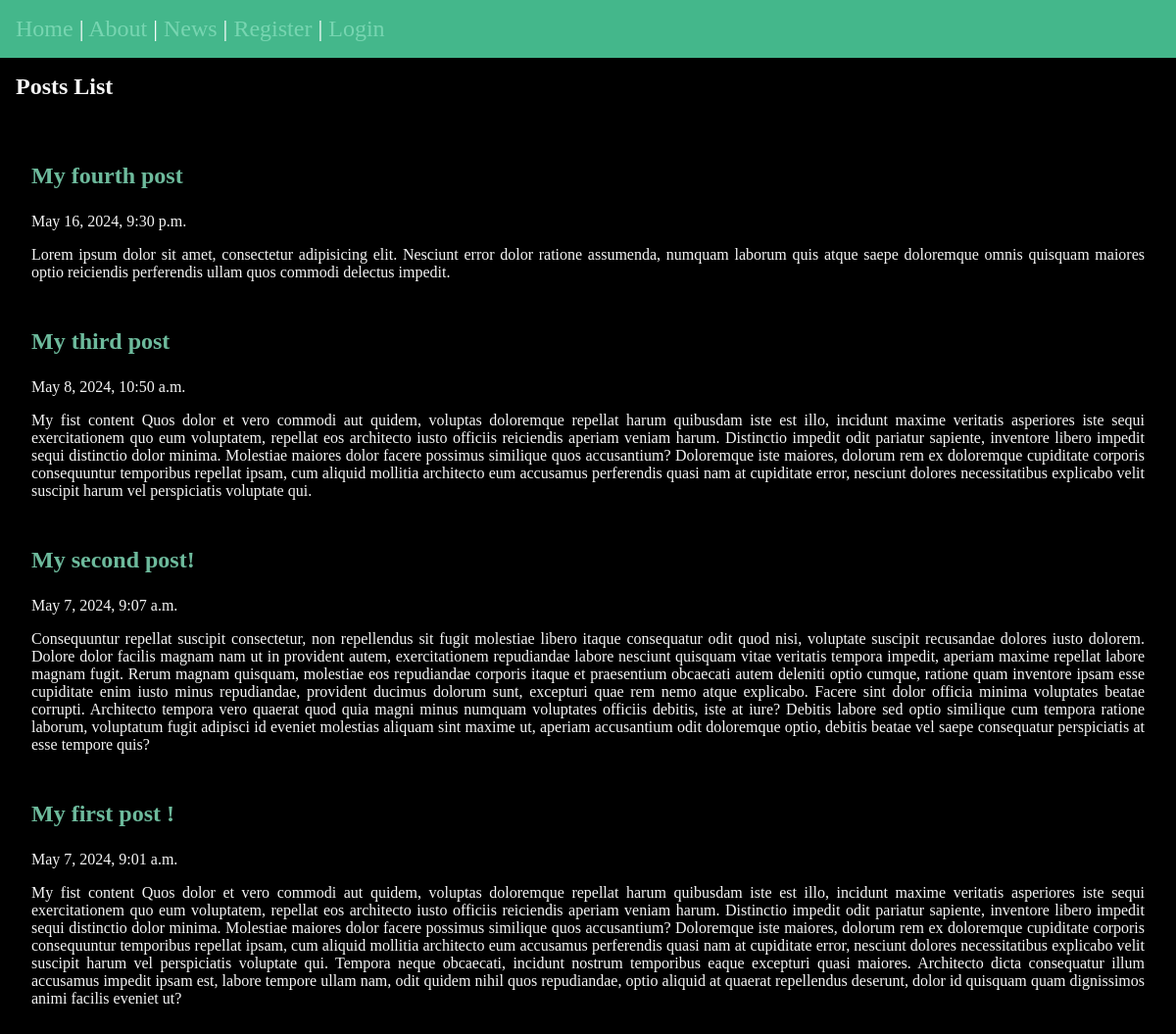
/posts/, run on the app's committed database.
### posts/models.py (models this page shows, shortened)
class Post(models.Model):
    title = models.CharField(max_length=75)
    body = models.TextField()
    slug = models.SlugField()
    date = models.DateTimeField(auto_now_add=True)
    banner = models.ImageField(default='fallback.png', blank=True)

### posts/views.py (the view)
# urls.py: path('', views.posts_list, name="posts-list"),
def posts_list(request):
    posts = Post.objects.all().order_by('-date')
    return render(request, 'posts/posts_list.html', {'posts': posts})

### posts/templates/posts/posts_list.html (shortened to what this page needs)
{% extends 'layout.html'%}
{% block content%}
<section>
  <h1> Posts List</h1>
  <ul>
    {% for post in posts  %}
    <li>
      <article class="post">
        <a href={% url 'posts:single-post' slug=post.slug %}>
          <h2>{{post.title}}</h2>
        </a>
        <p>{{post.date}}</p>
        <p>{{post.body}}</p>
      </article>
    </li>
    {% endfor %}
  </ul>
</section>
  {% endblock %}

### templates/layout.html (shortened to what this page needs)
<!DOCTYPE html>
{% load static %}
<html lang="en">
  <head>
    <link rel="stylesheet" href="{% static 'css/styles.css' %}" />
  </head>
  <body>
    <nav>
      <a href="/" aria-label="home page">Home</a> |
      <a href="/about" aria-label="about page">About</a> |
      <a href="{% url 'posts:posts-list' %}" aria-label="news page">News</a> |
      {% if user.is_authenticated %}
        <a href="{% url 'posts:new-post' %}" aria-label="new post">New post</a> |
        <form action="{%url 'users:logout' %}" method="POST" class="logout">
          {% csrf_token %}
          <button class="logout-button" aria-label="User Logout button" title="User Logout">Logout</button>
        </form>
      {% else %}
        <a href="{% url 'users:register' %}" aria-label="register">Register</a> |
        <a href="{% url 'users:login' %}" aria-label="login">Login</a>
      {% endif %}
    </nav>
    <main>{%block content%} {%endblock %}</main>
  </body>
</html>

### static/css/styles.css (style rules this page uses)
* { margin: 0; padding: 0; box-sizing: border-box; }
body { min-height: 100vh; background-color: black; color: whitesmoke; }
nav { padding: 1rem; background-color: #44b78b; color: white; font-size: 1.5rem; }
main { padding: 1rem; }
section { display: flex; flex-flow: column; gap: 1rem; }
p { font-size: 1rem; }
ul { list-style-type: none; }
li { margin: 2rem 1rem; }
a { text-decoration: none; color: #81dbb8; opacity: 0.85; }
article { margin: 3rem auto; }
article h2 { margin: 1.5rem 0; }
article p { margin: 1rem 0; text-align: justify; }

### data on the page
Post: title "My fourth post", date "May 16, 2024, 9:30 p.m.", body "Lorem ipsum dolor sit amet, consectetur adipisicing elit. Nesciunt error dolor ratione assumenda, numquam laborum quis atque saepe doloremque omnis quisquam maiores optio reiciendis perferendis ullam quos commodi delectus impedit."
Post: title "My third post", date "May 8, 2024, 10:50 a.m.", body "My fist content Quos dolor et vero commodi aut quidem, voluptas doloremque repellat harum quibusdam iste est illo, incidunt maxime veritatis asperiores iste sequi exercitationem quo eum voluptatem, repellat eos architecto iusto officiis reiciendis aperiam veniam harum. Distinctio impedit odit pariatur sapiente, inventore libero impedit sequi distinctio dolor minima. Molestiae maiores dolor facere possimus similique quos accusantium? Doloremque iste maiores, dolorum rem ex doloremque cupiditate corporis consequuntur temporibus repellat ipsam, cum aliquid mollitia architecto eum accusamus perferendis quasi nam at cupiditate error, nesciunt dolores necessitatibus explicabo velit suscipit harum…"
Post: title "My second post!", date "May 7, 2024, 9:07 a.m.", body "Consequuntur repellat suscipit consectetur, non repellendus sit fugit molestiae libero itaque consequatur odit quod nisi, voluptate suscipit recusandae dolores iusto dolorem. Dolore dolor facilis magnam nam ut in provident autem, exercitationem repudiandae labore nesciunt quisquam vitae veritatis tempora impedit, aperiam maxime repellat labore magnam fugit. Rerum magnam quisquam, molestiae eos repudiandae corporis itaque et praesentium obcaecati autem deleniti optio cumque, ratione quam inventore ipsam esse cupiditate enim iusto minus repudiandae, provident ducimus dolorum sunt, excepturi quae rem nemo atque explicabo. Facere sint dolor officia minima voluptates beatae corrupti. Architecto…"
Post: title "My first post !", date "May 7, 2024, 9:01 a.m.", body "My fist content Quos dolor et vero commodi aut quidem, voluptas doloremque repellat harum quibusdam iste est illo, incidunt maxime veritatis asperiores iste sequi exercitationem quo eum voluptatem, repellat eos architecto iusto officiis reiciendis aperiam veniam harum. Distinctio impedit odit pariatur sapiente, inventore libero impedit sequi distinctio dolor minima. Molestiae maiores dolor facere possimus similique quos accusantium? Doloremque iste maiores, dolorum rem ex doloremque cupiditate corporis consequuntur temporibus repellat ipsam, cum aliquid mollitia architecto eum accusamus perferendis quasi nam at cupiditate error, nesciunt dolores necessitatibus explicabo velit suscipit harum…"
